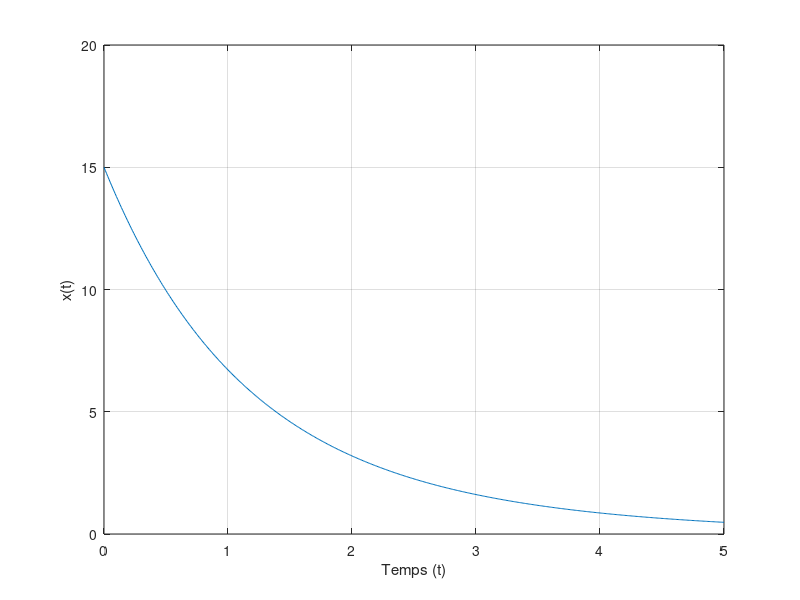

Source code (MATLAB):
t=0:0.01:5;
%Calcul des valeus de x(t)
x=10*exp(-t)+5*exp(-0.5*t);
%Construction du rapique
plot(t,x)
xlabel('Temps (t)')
ylabel('x(t)')
grid on